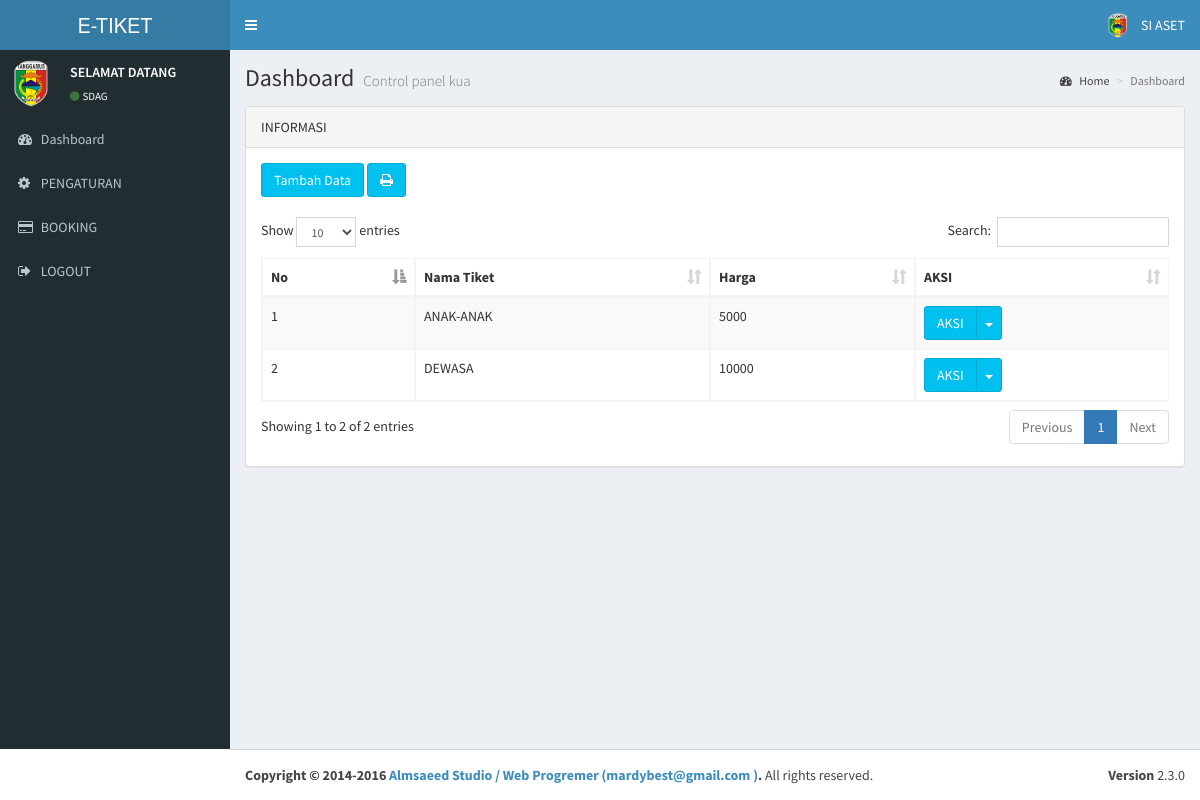
Screenshot of /admin/index.php?aksi=tiket (signed in) with the database file from the repository.
### tables this page shows
CREATE TABLE `profil` (
  `id_profil` int(20) NOT NULL,
  `nama_app` varchar(100) NOT NULL,
  `tahun` varchar(250) NOT NULL,
  `nama` varchar(250) NOT NULL,
  `alias` varchar(350) NOT NULL,
  `alamat` text NOT NULL,
  `isi` text NOT NULL,
  `gambar` varchar(100) NOT NULL,
  `akabest` varchar(250) NOT NULL
);

CREATE TABLE `tiket` (
  `id_tiket` int(25) NOT NULL,
  `nama_tiket` varchar(50) NOT NULL,
  `harga_tiket` varchar(50) NOT NULL,
  `keterangan` text NOT NULL
);

### koneksi.php (called while the page is built, shortened)
<?php
$server = "localhost";
$username = "root";
$password = "";
$database = "db_tiket";
$koneksi = mysqli_connect($server,$username,$password) or die("Koneksi gagal");
mysqli_select_db($koneksi,$database) or die("Database tidak bisa dibuka");
$kontak_kami=mysqli_query($koneksi,"SELECT * FROM profil WHERE id_profil ='1'");
$k_k=mysqli_fetch_array($kontak_kami);
?>

### admin/index.php (the view, shortened to what this page needs)
  <?php
  include '../koneksi.php';
  ?>
<!DOCTYPE html>
<html>
  <head>
  <link rel="stylesheet" href="../sys/bootstrap/bootstrap/css/bootstrap.min.css">
      <link rel="stylesheet" href="../sys/bootstrap/font/css/font-awesome.min.css">
  <link rel="stylesheet" href="../sys/bootstrap/plugins/datatables/dataTables.bootstrap.css">
    <link rel="stylesheet" href="../sys/bootstrap/plugins/select2/select2.min.css">
    <link rel="stylesheet" href="../sys/bootstrap/dist/css/AdminLTE.min.css">
    <link rel="stylesheet" href="../sys/bootstrap/dist/css/skins/_all-skins.min.css">
  </head>
  <body class="hold-transition skin-blue sidebar-mini">
    <div class="wrapper">
      <header class="main-header">
        <a href="index.php" class="logo">
          <span class="logo-lg"><?php echo"$k_k[alias]";?></span>
        </a>
        <nav class="navbar navbar-static-top" role="navigation">
          <a href="#" class="sidebar-toggle" data-toggle="offcanvas" role="button">
          </a>
          <div class="navbar-custom-menu">
            <ul class="nav navbar-nav">
              <li class="dropdown user user-menu">
                <a href="#" class="dropdown-toggle" data-toggle="dropdown">
                  <img src="../foto/logo.png" class="user-image" alt="User Image">
                  <span class="hidden-xs">SI ASET </span>
                </a>
              </li>
            </ul>
          </div>
        </nav>
      </header>
      <aside class="main-sidebar">
        <section class="sidebar">
          <div class="user-panel">
            <div class="pull-left image">
              <img src="../foto/logo.png" class="img-circle" alt="User Image">
            </div>
            <div class="pull-left info">
              <p>SELAMAT DATANG</p>
              <a href="index.aspx"><i class="fa fa-circle text-success"></i><?php echo"$k_k[nama]";?></a>
            </div>
          </div>
      <?php include "menu.php"?>
        </section>
      </aside>
      <div class="content-wrapper">
        <section class="content-header">
          <h1>
            Dashboard
            <small>Control panel kua</small>
          </h1>
          <ol class="breadcrumb">
            <li><a href="index.aspx"><i class="fa fa-dashboard"></i> Home</a></li>
            <li class="active">Dashboard</li>
          </ol>
        </section>
        <section class="content">
		 <?php include "tengah.php"?>
		  </div>
      <footer class="main-footer">
        <div class="pull-right hidden-xs">
          <b>Version</b> 2.3.0
        </div>
        <strong>Copyright &copy; 2014-2016 <a href="#">Almsaeed Studio / Web Progremer (<?php echo"$k_k[akabest]";?> )</a>.</strong>  All rights reserved.
      </footer>
  </body>
</html>

### admin/tengah.php (shortened to what this page needs)
<?php
if($_GET['aksi']=='home'){
echo"
 <div class='row'>
                   <div class='col-lg-12'>
			<div class='panel panel-default'>
                            <div class='panel-heading'>
                           Sambutan
                            </div>
                            <div class='panel-body'>
				<p>Selamat Datang Di halaman Admin, Silahkan Pilih menu untuk pengaturan data yang di butuhkan guna mendapatkan hasil yang maksimal sesuai keinginan.</p>
                            </div>
			</div>
                   </div>
</div>";
include "grafik.php";
echo"<div class='row'>
                    <div class='col-xs-12'>
              <div class='panel panel-primary'>
			    <div class='box-header'>
				   <h3 class='box-title'>INFORMASI</h3>
                </div>
                <div class='box-header'>
				</div>
     <div class='box-body'>";
     $main=mysqli_query($koneksi,"SELECT * FROM submenu");
     while($r=mysqli_fetch_array($main)){
     echo"<a href='$r[link_sub]' class='btn btn-app'>
                    <span class='badge bg-yellow'>3</span>
                    <i class='fa $r[icon_sub] fa-5x'></i> $r[nama_sub]
                  </a>";
                }
                echo "
            </div>
			</div>
 </div>
			</div>
";
}
elseif($_GET['aksi']=='ikon'){
include "../ikon.php";
}
elseif($_GET['aksi']=='tiket'){
    echo"<div class='row'>
                    <div class='col-lg-12'>
                        <div class='panel panel-default'>
                            <div class='panel-heading'>INFORMASI
                            </div>
                            <div class='panel-body'>
                <button class='btn btn-info' data-toggle='modal' data-target='#uiModal'>
                                    Tambah Data
                                </button> <a href='laporan.php?aksi=tiket' target='_blank' class='btn btn-info' ><i class='fa fa-print' ></i></span></a></br></br>
                                   <div class='table-responsive'>
         <table id='example1' class='table table-bordered table-striped'>
                                        <thead>
                                            <tr> <th>No</th>
                                                <th>Nama Tiket</th>
                                                <th>Harga</th>
                                                 <th>AKSI</th>
                                            </tr>
                                        </thead><tbody>
                        ";
    $no=0;
    $sql=mysqli_query($koneksi," SELECT * FROM tiket ORDER BY id_tiket ASC");
    while ($t=mysqli_fetch_array($sql)){
    $no++;
                                        echo"
                                            <tr><td>$no</td>
                                                <td>$t[nama_tiket]</td>
                                                <td>$t[harga_tiket]</td>
                                <td><div class='btn-group'>
                          <button type='button' class='btn btn-info'>AKSI</button>
                          <button type='button' class='btn btn-info dropdown-toggle' data-toggle='dropdown'>
                            <span class='caret'></span>
                            <span class='sr-only'>Toggle Dropdown</span>
                          </button>
                          <ul class='dropdown-menu' role='menu'>
                            <li><a href='index.php?aksi=edittiket&id_tiket=$t[id_tiket]' title='Edit'><i class='fa fa-pencil'></i>edit</a></li>
                            <li><a href='hapus.php?aksi=hapustiket&id_tiket=$t[id_tiket]' onclick=\"return confirm ('Apakah yakin ingin menghapus $t[nama_tiket] ?')\" title='Hapus'><i class='fa fa-remove'></i>hapus</li>
                            </ul>
                        </div></td>
                                            </tr>";
    }
                                    echo"
                                        </tbody></table>
                                </div>
                            </div>
                        </div>
                    </div>
                   </div>";
    echo"
    <div class='col-lg-12'>
                            <div class='modal fade' id='uiModal' tabindex='-1' role='dialog' aria-labelledby='myModalLabel' aria-hidden='true'>
                                    <div class='modal-dialog'>
                                        <div class='modal-content'>
                                            <div class='modal-header'>
                                                <button type='button' class='close' data-dismiss='modal' aria-hidden='true'>&times;</button>
                                                <h4 class='modal-title' id='H3'>Input Data</h4>
                                            </div>
                                            <div class='modal-body'>
                                               <form role='form' method='post' action='input.php?aksi=inputtiket'>
                                                <label>nama_tiket</label>
                                                <input type='text' class='form-control' name='nama_tiket'/><br>
                                                <label>HARGA</label>
                                                <input type='text' class='form-control' name='harga_tiket'/><br>
                                                <label>Keterangan</label>
                                                <input type='text' class='form-control' name='keterangan'/><br>
                                                <button type='button' class='btn btn-default' data-dismiss='modal'>Close</button>
                                                <button type='submit' class='btn btn-primary'>Save </button>
                                            </div>
                        </form>
                                        </div>
                                    </div>
                                </div>
                        </div>
                </div>
    ";
}
?>

### rows the page displays
profil: alias "E-TIKET", nama "SDAG", akabest "mardybest@gmail.com"
tiket: nama_tiket "ANAK-ANAK", harga_tiket "5000"
tiket: nama_tiket "DEWASA", harga_tiket "10000"
